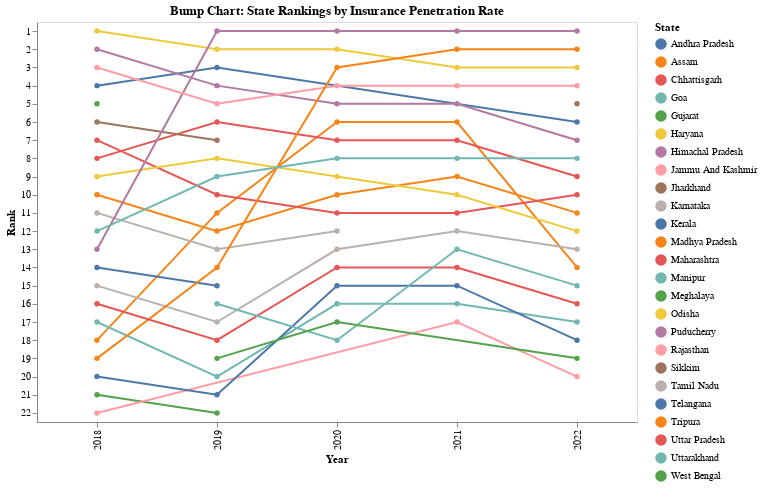

Notebook code for this chart:
### Markdown cell above
Tracks how states' insurance performance changes, identifying states that taking a lead on agri innsurance. I am considering adding 3 facet charts for 4 states showing temporal changes.

### Code cell
# Calculate average penetration rate per state per year
state_year_penetration = merged_final.groupby(['year', 'state_name']).agg({
    'insurance_penetration': 'mean'
}).reset_index()


Chart8 = alt.Chart(state_year_penetration).mark_line(point=True).encode(
    x=alt.X('year:O', title='Year'),
    y=alt.Y('rank:O', title='Rank'),
    color=alt.Color('state_name:N', title='State'),
    tooltip=('state_name', 'insurance_penetration')
).transform_window(
    rank="rank()",
    sort=[alt.SortField('insurance_penetration', order='descending')],
    groupby=['year']
).properties(
    title='Bump Chart: State Rankings by Insurance Penetration Rate',
    width=600,
    height=400
)

Chart8

### Figure 1 — Vega specification as saved in the notebook (floating-point values rounded to 4 significant figures)
{"$schema": "https://vega.github.io/schema/vega/v5.json", "data": [{"name": "source_0", "values": [{"year": 2018, "state_name": "Andhra Pradesh", "insurance_penetration": 1.126, "rank": 4}, {"year": 2018, "state_name": "Assam", "insurance_penetration": 0.06637, "rank": 18}, {"year": 2018, "state_name": "Chhattisgarh", "insurance_penetration": 0.7934, "rank": 8}, {"year": 2018, "state_name": "Goa", "insurance_penetration": 0.1594, "rank": 17}, {"year": 2018, "state_name": "Gujarat", "insurance_penetration": 0.0003556, "rank": 21}, {"year": 2018, "state_name": "Haryana", "insurance_penetration": 2.977, "rank": 1}, {"year": 2018, "state_name": "Himachal Pradesh", "insurance_penetration": 1.401, "rank": 2}, {"year": 2018, "state_name": "Jammu And Kashmir", "insurance_penetration": null, "rank": 22}, {"year": 2018, "state_name": "Jharkhand", "insurance_penetration": 0.9761, "rank": 6}, {"year": 2018, "state_name": "Karnataka", "insurance_penetration": 0.7008, "rank": 11}, {"year": 2018, "state_name": "Kerala", "insurance_penetration": 0.02448, "rank": 20}, {"year": 2018, "state_name": "Madhya Pradesh", "insurance_penetration": 0.7307, "rank": 10}, {"year": 2018, "state_name": "Maharashtra", "insurance_penetration": 0.8082, "rank": 7}, {"year": 2018, "state_name": "Odisha", "insurance_penetration": 0.7551, "rank": 9}, {"year": 2018, "state_name": "Puducherry", "insurance_penetration": 0.315, "rank": 13}, {"year": 2018, "state_name": "Rajasthan", "insurance_penetration": 1.22, "rank": 3}, {"year": 2018, "state_name": "Tamil Nadu", "insurance_penetration": 0.2743, "rank": 15}, {"year": 2018, "state_name": "Telangana", "insurance_penetration": 0.2832, "rank": 14}, {"year": 2018, "state_name": "Tripura", "insurance_penetration": 0.05237, "rank": 19}, {"year": 2018, "state_name": "Uttar Pradesh", "insurance_penetration": 0.162, "rank": 16}, {"year": 2018, "state_name": "Uttarakhand", "insurance_penetration": 0.6725, "rank": 12}, {"year": 2018, "state_name": "West Bengal", "insurance_penetration": 1.052, "rank": 5}, {"year": 2019, "state_name": "Andhra Pradesh", "insurance_penetration": 2.511, "rank": 3}, {"year": 2019, "state_name": "Assam", "insurance_penetration": 0.6147, "rank": 11}, {"year": 2019, "state_name": "Chhattisgarh", "insurance_penetration": 0.857, "rank": 6}, {"year": 2019, "state_name": "Goa", "insurance_penetration": 0.05847, "rank": 20}, {"year": 2019, "state_name": "Gujarat", "insurance_penetration": 0.0006603, "rank": 22}, {"year": 2019, "state_name": "Haryana", "insurance_penetration": 3.124, "rank": 2}, {"year": 2019, "state_name": "Himachal Pradesh", "insurance_penetration": 1.476, "rank": 4}, {"year": 2019, "state_name": "Jharkhand", "insurance_penetration": 0.8462, "rank": 7}, {"year": 2019, "state_name": "Karnataka", "insurance_penetration": 0.4143, "rank": 13}, {"year": 2019, "state_name": "Kerala", "insurance_penetration": 0.02245, "rank": 21}, {"year": 2019, "state_name": "Madhya Pradesh", "insurance_penetration": 0.5665, "rank": 12}, {"year": 2019, "state_name": "Maharashtra", "insurance_penetration": 0.6917, "rank": 10}, {"year": 2019, "state_name": "Manipur", "insurance_penetration": 0.2886, "rank": 16}, {"year": 2019, "state_name": "Meghalaya", "insurance_penetration": 0.05928, "rank": 19}, {"year": 2019, "state_name": "Odisha", "insurance_penetration": 0.8292, "rank": 8}, {"year": 2019, "state_name": "Puducherry", "insurance_penetration": 14.56, "rank": 1}, {"year": 2019, "state_name": "Rajasthan", "insurance_penetration": 1.381, "rank": 5}, {"year": 2019, "state_name": "Tamil Nadu", "insurance_penetration": 0.2481, "rank": 17}, {"year": 2019, "state_name": "Telangana", "insurance_penetration": 0.3432, "rank": 15}, {"year": 2019, "state_name": "Tripura", "insurance_penetration": 0.3852, "rank": 14}, {"year": 2019, "state_name": "Uttar Pradesh", "insurance_penetration": 0.1147, "rank": 18}, {"year": 2019, "state_name": "Uttarakhand", "insurance_penetration": 0.7106, "rank": 9}, {"year": 2020, "state_name": "Assam", "insurance_penetration": 1.196, "rank": 6}, {"year": 2020, "state_name": "Chhattisgarh", "insurance_penetration": 0.9004, "rank": 7}, {"year": 2020, "state_name": "Goa", "insurance_penetration": 0.0259, "rank": 16}, {"year": 2020, "state_name": "Haryana", "insurance_penetration": 2.683, "rank": 2}, {"year": 2020, "state_name": "Himachal Pradesh", "insurance_penetration": 1.28, "rank": 5}, {"year": 2020, "state_name": "Karnataka", "insurance_penetration": 0.4518, "rank": 12}, {"year": 2020, "state_name": "Kerala", "insurance_penetration": 0.02733, "rank": 15}, {"year": 2020, "state_name": "Madhya Pradesh", "insurance_penetration": 0.6217, "rank": 10}, {"year": 2020, "state_name": "Maharashtra", "insurance_penetration": 0.5657, "rank": 11}, {"year": 2020, "state_name": "Manipur", "insurance_penetration": 0.01196, "rank": 18}, {"year": 2020, "state_name": "Meghalaya", "insurance_penetration": 0.01776, "rank": 17}, {"year": 2020, "state_name": "Odisha", "insurance_penetration": 0.656, "rank": 9}, {"year": 2020, "state_name": "Puducherry", "insurance_penetration": 6.67, "rank": 1}, {"year": 2020, "state_name": "Rajasthan", "insurance_penetration": 1.682, "rank": 4}, {"year": 2020, "state_name": "Tamil Nadu", "insurance_penetration": 0.298, "rank": 13}, {"year": 2020, "state_name": "Tripura", "insurance_penetration": 2.494, "rank": 3}, {"year": 2020, "state_name": "Uttar Pradesh", "insurance_penetration": 0.1066, "rank": 14}, {"year": 2020, "state_name": "Uttarakhand", "insurance_penetration": 0.7522, "rank": 8}, {"year": 2021, "state_name": "Assam", "insurance_penetration": 0.8536, "rank": 6}, {"year": 2021, "state_name": "Chhattisgarh", "insurance_penetration": 0.8533, "rank": 7}, {"year": 2021, "state_name": "Goa", "insurance_penetration": 0.01727, "rank": 16}, {"year": 2021, "state_name": "Haryana", "insurance_penetration": 2.297, "rank": 3}, {"year": 2021, "state_name": "Himachal Pradesh", "insurance_penetration": 1.261, "rank": 5}, {"year": 2021, "state_name": "Jammu And Kashmir", "insurance_penetration": null, "rank": 17}, {"year": 2021, "state_name": "Kerala", "insurance_penetration": 0.03087, "rank": 15}, {"year": 2021, "state_name": "Madhya Pradesh", "insurance_penetration": 0.5623, "rank": 9}, {"year": 2021, "state_name": "Maharashtra", "insurance_penetration": 0.5103, "rank": 11}, {"year": 2021, "state_name": "Manipur", "insurance_penetration": 0.1392, "rank": 13}, {"year": 2021, "state_name": "Odisha", "insurance_penetration": 0.5163, "rank": 10}, {"year": 2021, "state_name": "Puducherry", "insurance_penetration": 8.332, "rank": 1}, {"year": 2021, "state_name": "Rajasthan", "insurance_penetration": 1.768, "rank": 4}, {"year": 2021, "state_name": "Tamil Nadu", "insurance_penetration": 0.1875, "rank": 12}, {"year": 2021, "state_name": "Tripura", "insurance_penetration": 2.774, "rank": 2}, {"year": 2021, "state_name": "Uttar Pradesh", "insurance_penetration": 0.1019, "rank": 14}, {"year": 2021, "state_name": "Uttarakhand", "insurance_penetration": 0.8505, "rank": 8}, {"year": 2022, "state_name": "Andhra Pradesh", "insurance_penetration": 1.279, "rank": 6}, {"year": 2022, "state_name": "Assam", "insurance_penetration": 0.2878, "rank": 14}, {"year": 2022, "state_name": "Chhattisgarh", "insurance_penetration": 0.8575, "rank": 9}, {"year": 2022, "state_name": "Goa", "insurance_penetration": 0.08549, "rank": 17}, {"year": 2022, "state_name": "Haryana", "insurance_penetration": 2.111, "rank": 3}, {"year": 2022, "state_name": "Himachal Pradesh", "insurance_penetration": 1.242, "rank": 7}, {"year": 2022, "state_name": "Jammu And Kashmir", "insurance_penetration": null, "rank": 20}, {"year": 2022, "state_name": "Kerala", "insurance_penetration": 0.04354, "rank": 18}, {"year": 2022, "state_name": "Madhya Pradesh", "insurance_penetration": 0.5611, "rank": 11}, {"year": 2022, "state_name": "Maharashtra", "insurance_penetration": 0.6054, "rank": 10}, {"year": 2022, "state_name": "Manipur", "insurance_penetration": 0.1695, "rank": 15}, {"year": 2022, "state_name": "Meghalaya", "insurance_penetration": 0.02046, "rank": 19}, {"year": 2022, "state_name": "Odisha", "insurance_penetration": 0.463, "rank": 12}, {"year": 2022, "state_name": "Puducherry", "insurance_penetration": 10.08, "rank": 1}, {"year": 2022, "state_name": "Rajasthan", "insurance_penetration": 1.727, "rank": 4}, {"year": 2022, "state_name": "Sikkim", "insurance_penetration": 1.328, "rank": 5}, {"year": 2022, "state_name": "Tamil Nadu", "insurance_penetration": 0.3444, "rank": 13}, {"year": 2022, "state_name": "Tripura", "insurance_penetration": 3.026, "rank": 2}, {"year": 2022, "state_name": "Uttar Pradesh", "insurance_penetration": 0.1055, "rank": 16}, {"year": 2022, "state_name": "Uttarakhand", "insurance_penetration": 1.071, "rank": 8}]}, {"name": "source_0_x_domain_year", "values": [{"year": 2018}, {"year": 2019}, {"year": 2020}, {"year": 2021}, {"year": 2022}]}, {"name": "source_0_y_domain_rank", "values": [{"rank": 4}, {"rank": 18}, {"rank": 8}, {"rank": 17}, {"rank": 21}, {"rank": 1}, {"rank": 2}, {"rank": 22}, {"rank": 6}, {"rank": 11}, {"rank": 20}, {"rank": 10}, {"rank": 7}, {"rank": 9}, {"rank": 13}, {"rank": 3}, {"rank": 15}, {"rank": 14}, {"rank": 19}, {"rank": 16}, {"rank": 12}, {"rank": 5}]}, {"name": "source_0_color_domain_state_name", "values": [{"state_name": "Andhra Pradesh"}, {"state_name": "Assam"}, {"state_name": "Chhattisgarh"}, {"state_name": "Goa"}, {"state_name": "Gujarat"}, {"state_name": "Haryana"}, {"state_name": "Himachal Pradesh"}, {"state_name": "Jammu And Kashmir"}, {"state_name": "Jharkhand"}, {"state_name": "Karnataka"}, {"state_name": "Kerala"}, {"state_name": "Madhya Pradesh"}, {"state_name": "Maharashtra"}, {"state_name": "Odisha"}, {"state_name": "Puducherry"}, {"state_name": "Rajasthan"}, {"state_name": "Tamil Nadu"}, {"state_name": "Telangana"}, {"state_name": "Tripura"}, {"state_name": "Uttar Pradesh"}, {"state_name": "Uttarakhand"}, {"state_name": "West Bengal"}, {"state_name": "Manipur"}, {"state_name": "Meghalaya"}, {"state_name": "Sikkim"}]}], "marks": [{"type": "group", "name": "layer_0_pathgroup", "from": {"facet": {"data": "source_0", "name": "faceted_path_layer_0_main", "groupby": ["state_name"]}}, "encode": {"update": {"width": {"field": {"signal": null, "datum": null, "group": "width", "parent": null}}, "height": {"field": {"signal": null, "datum": null, "group": "height", "parent": null}}}}, "marks": [{"type": "line", "name": "layer_0_marks", "from": {"data": "faceted_path_layer_0_main"}, "sort": {"field": "x"}, "encode": {"update": {"stroke": {"field": "state_name", "scale": "color"}, "x": {"field": "year", "scale": "x"}, "y": {"field": "rank", "scale": "y"}, "tooltip": {"signal": "{\"state_name\": isValid(datum[\"state_name\"]) ? datum[\"state_name\"] : \"\"+datum[\"state_name\"], \"insurance_penetration\": format(datum[\"insurance_penetration\"], \"\")}"}}}, "style": ["line"]}]}, {"type": "symbol", "name": "layer_1_marks", "from": {"data": "source_0"}, "encode": {"update": {"y": {"field": "rank", "scale": "y"}, "fill": {"field": "state_name", "scale": "color"}, "opacity": {"value": 1}, "tooltip": {"signal": "{\"state_name\": isValid(datum[\"state_name\"]) ? datum[\"state_name\"] : \"\"+datum[\"state_name\"], \"insurance_penetration\": format(datum[\"insurance_penetration\"], \"\")}"}, "x": {"field": "year", "scale": "x"}}}, "style": ["point"]}], "scales": [{"name": "x", "type": "point", "domain": {"data": "source_0_x_domain_year", "field": "year", "sort": true}, "range": [0, {"signal": "width"}], "padding": 0.5}, {"name": "y", "type": "point", "domain": {"data": "source_0_y_domain_rank", "field": "rank", "sort": true}, "range": [0, {"signal": "height"}], "padding": 0.5}, {"name": "color", "type": "ordinal", "domain": {"data": "source_0_color_domain_state_name", "field": "state_name", "sort": true}, "range": "category"}], "axes": [{"scale": "x", "labelAngle": 270, "orient": "bottom", "grid": false, "zindex": 0, "labelAlign": "right", "labelBaseline": "middle", "title": "Year"}, {"scale": "y", "title": "Rank", "zindex": 0, "grid": false, "orient": "left"}], "title": {"text": "Bump Chart: State Rankings by Insurance Penetration Rate", "frame": "group"}, "width": 600, "padding": 5, "background": "white", "style": "cell", "height": 400, "legends": [{"title": "State", "stroke": "color", "symbolType": "circle", "fill": "color", "encode": {"symbols": {"update": {"opacity": {"value": 1}}}}}]}
